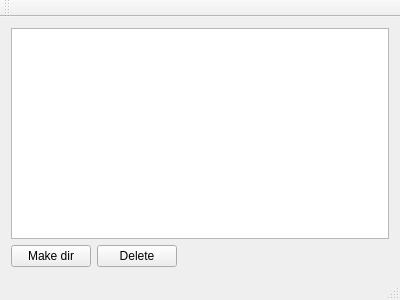
<?xml version="1.0" encoding="UTF-8"?>
<ui version="4.0">
 <class>MainWindow</class>
 <widget class="QMainWindow" name="MainWindow">
  <property name="geometry">
   <rect>
    <x>0</x>
    <y>0</y>
    <width>400</width>
    <height>300</height>
   </rect>
  </property>
  <property name="windowTitle">
   <string>MainWindow</string>
  </property>
  <widget class="QWidget" name="centralWidget">
   <layout class="QVBoxLayout" name="verticalLayout">
    <item>
     <widget class="QTreeView" name="treeView"/>
    </item>
    <item>
     <layout class="QHBoxLayout" name="horizontalLayout">
      <item>
       <widget class="QPushButton" name="pushButton">
        <property name="text">
         <string>Make dir</string>
        </property>
       </widget>
      </item>
      <item>
       <widget class="QPushButton" name="pushButton_2">
        <property name="text">
         <string>Delete</string>
        </property>
       </widget>
      </item>
      <item>
       <spacer name="horizontalSpacer">
        <property name="orientation">
         <enum>Qt::Horizontal</enum>
        </property>
        <property name="sizeHint" stdset="0">
         <size>
          <width>40</width>
          <height>20</height>
         </size>
        </property>
       </spacer>
      </item>
     </layout>
    </item>
   </layout>
  </widget>
  <widget class="QMenuBar" name="menuBar">
   <property name="geometry">
    <rect>
     <x>0</x>
     <y>0</y>
     <width>400</width>
     <height>20</height>
    </rect>
   </property>
  </widget>
  <widget class="QToolBar" name="mainToolBar">
   <attribute name="toolBarArea">
    <enum>TopToolBarArea</enum>
   </attribute>
   <attribute name="toolBarBreak">
    <bool>false</bool>
   </attribute>
  </widget>
  <widget class="QStatusBar" name="statusBar"/>
 </widget>
 <layoutdefault spacing="6" margin="11"/>
 <resources/>
 <connections/>
</ui>
